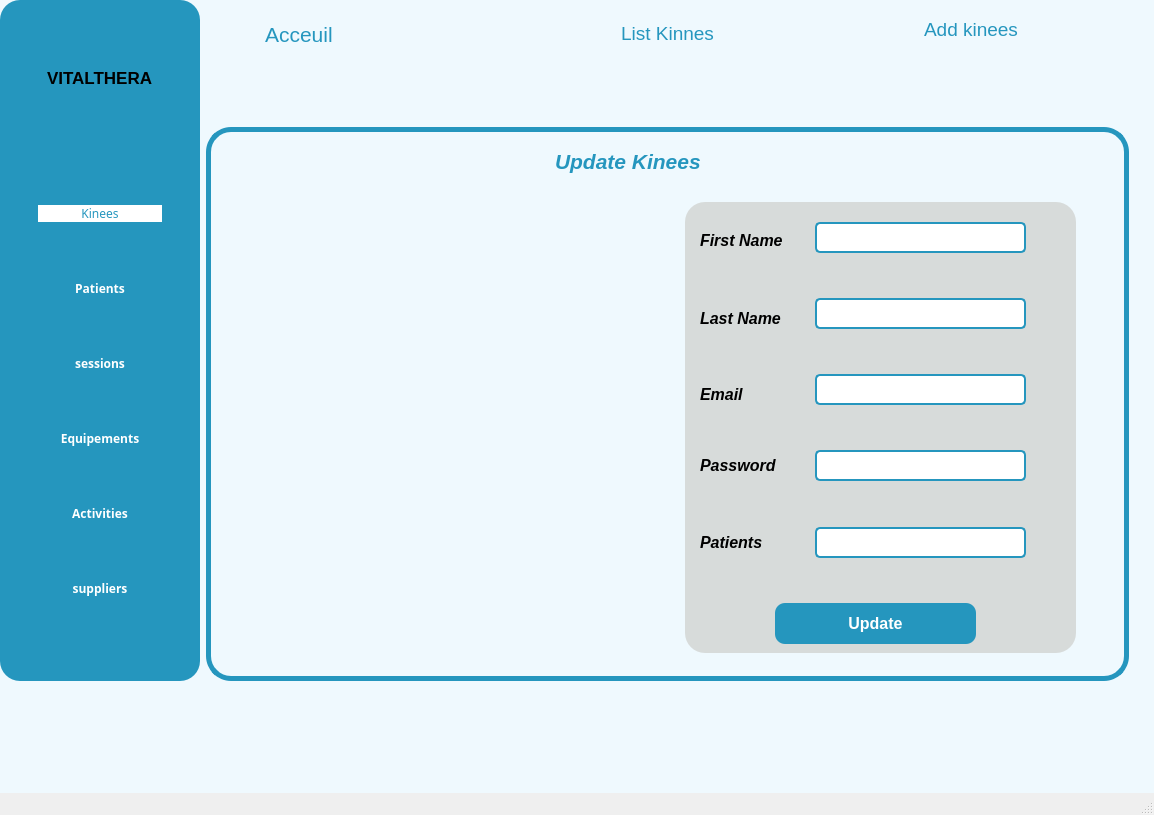
<?xml version="1.0" encoding="UTF-8"?>
<ui version="4.0">
 <class>update_kinees</class>
 <widget class="QMainWindow" name="update_kinees">
  <property name="geometry">
   <rect>
    <x>0</x>
    <y>0</y>
    <width>1154</width>
    <height>815</height>
   </rect>
  </property>
  <property name="windowTitle">
   <string>MainWindow</string>
  </property>
  <widget class="QWidget" name="centralwidget">
   <property name="styleSheet">
    <string notr="true">*{
color:#000;
border:none;
}
#centralwidget{
background-color:#eff9fe;
}
#leftMenu{
	background-color:#2596be;
	border-radius :20px;
}
QLineEdit{
background:transparent;
}
#SearchFrame{
border-radius :10px;
border: 2px solid #2596be;
}
#TriFrame{
border-radius :10px;
border: 2px solid #2596be;
}
#Acceuil{
color:#2596be;
}
#label_4,#title{
color:#2596be;
}
#add{
color:#2596be;
}
#Update,#Delete,#PDF,#Exel,#Statistics{
background-color:#2596be;
color:white;
border-style:outset;
border-radius:10px;
border-color:white;
font:bold;
padding:6px;
min-width:10px;
}
#employe,#appointments,#employe,#event,#patient,#products,#programs{
color:white;
}
QTableWidget::item{
background-color:#2596be;
}
#titrage{
 border: 5px solid #2596be;
    border-radius: 25px;
}
#lineEdit,#lineEdit_2,#lineEdit_3,#lineEdit_4,#lineEdit_7{
background-color:white;
border-radius:5px;
border: 2px solid #2596be;

}
#Ajouter{
background-color:#2596be;
color:white;
border-style:outset;
border-radius:10px;
border-color:white;
font:bold;
padding:6px;
min-width:10px;
}
#Ajouter:hover{
background-color:white;
color:#2596be;
border-style:outset;
border-radius:10px;
border-color:white;
font:bold;
padding:6px;
min-width:10px;

}
#widget_4{
background-color:#d7dbda;
border-radius :20px;
}
#employe:hover,#employe,
#appointments:hover,
#employe:hover,
#event:hover,
#patient:hover,
#products:hover,
#programs:hover {
    background-color: white;
    color: #2596be;
border-radius:10px;
border-color:white;

}
#List,#Add{
color:#2596be;
}</string>
   </property>
   <widget class="QWidget" name="mainBody" native="true">
    <property name="geometry">
     <rect>
      <x>206</x>
      <y>0</y>
      <width>923</width>
      <height>681</height>
     </rect>
    </property>
    <layout class="QVBoxLayout" name="verticalLayout">
     <item alignment="Qt::AlignTop">
      <widget class="QWidget" name="formulaire" native="true">
       <property name="maximumSize">
        <size>
         <width>16777215</width>
         <height>100</height>
        </size>
       </property>
       <layout class="QHBoxLayout" name="horizontalLayout_2">
        <item alignment="Qt::AlignTop">
         <widget class="QWidget" name="widget" native="true">
          <layout class="QHBoxLayout" name="horizontalLayout_3">
           <property name="spacing">
            <number>0</number>
           </property>
           <property name="leftMargin">
            <number>0</number>
           </property>
           <property name="topMargin">
            <number>0</number>
           </property>
           <property name="rightMargin">
            <number>0</number>
           </property>
           <property name="bottomMargin">
            <number>0</number>
           </property>
           <item>
            <widget class="QPushButton" name="menuBtn">
             <property name="minimumSize">
              <size>
               <width>50</width>
               <height>50</height>
              </size>
             </property>
             <property name="maximumSize">
              <size>
               <width>50</width>
               <height>50</height>
              </size>
             </property>
             <property name="text">
              <string/>
             </property>
             <property name="icon">
              <iconset resource="resources.qrc">
               <normaloff>:/Blue Icons/icons/blue/menu.svg</normaloff>:/Blue Icons/icons/blue/menu.svg</iconset>
             </property>
             <property name="iconSize">
              <size>
               <width>32</width>
               <height>32</height>
              </size>
             </property>
            </widget>
           </item>
           <item>
            <widget class="QLabel" name="Acceuil">
             <property name="font">
              <font>
               <pointsize>16</pointsize>
              </font>
             </property>
             <property name="text">
              <string>Acceuil</string>
             </property>
            </widget>
           </item>
          </layout>
         </widget>
        </item>
        <item>
         <widget class="QWidget" name="widget_2" native="true">
          <layout class="QHBoxLayout" name="horizontalLayout_4">
           <property name="spacing">
            <number>0</number>
           </property>
           <property name="leftMargin">
            <number>0</number>
           </property>
           <property name="topMargin">
            <number>0</number>
           </property>
           <property name="rightMargin">
            <number>0</number>
           </property>
           <property name="bottomMargin">
            <number>0</number>
           </property>
           <item>
            <widget class="QPushButton" name="List">
             <property name="font">
              <font>
               <pointsize>14</pointsize>
              </font>
             </property>
             <property name="text">
              <string>List Kinnes</string>
             </property>
             <property name="icon">
              <iconset resource="resources.qrc">
               <normaloff>:/Blue Icons/icons/blue/clock.svg</normaloff>:/Blue Icons/icons/blue/clock.svg</iconset>
             </property>
             <property name="iconSize">
              <size>
               <width>32</width>
               <height>32</height>
              </size>
             </property>
            </widget>
           </item>
          </layout>
         </widget>
        </item>
        <item alignment="Qt::AlignTop">
         <widget class="QWidget" name="widget_3" native="true">
          <layout class="QHBoxLayout" name="horizontalLayout_5">
           <item>
            <widget class="QPushButton" name="Add">
             <property name="font">
              <font>
               <pointsize>14</pointsize>
              </font>
             </property>
             <property name="text">
              <string>Add kinees</string>
             </property>
             <property name="icon">
              <iconset resource="resources.qrc">
               <normaloff>:/Blue Icons/icons/blue/award.svg</normaloff>:/Blue Icons/icons/blue/award.svg</iconset>
             </property>
             <property name="iconSize">
              <size>
               <width>32</width>
               <height>32</height>
              </size>
             </property>
            </widget>
           </item>
          </layout>
         </widget>
        </item>
       </layout>
      </widget>
     </item>
     <item>
      <widget class="QWidget" name="titrage" native="true">
       <property name="minimumSize">
        <size>
         <width>0</width>
         <height>550</height>
        </size>
       </property>
       <layout class="QVBoxLayout" name="verticalLayout_5">
        <item>
         <widget class="QFrame" name="frame_4">
          <property name="minimumSize">
           <size>
            <width>0</width>
            <height>50</height>
           </size>
          </property>
          <property name="maximumSize">
           <size>
            <width>16777215</width>
            <height>50</height>
           </size>
          </property>
          <property name="whatsThis">
           <string>&lt;html&gt;&lt;head/&gt;&lt;body&gt;&lt;p align=&quot;center&quot;&gt;&lt;span style=&quot; font-size:14pt; font-weight:600; font-style:italic; color:#00ff00;&quot;&gt;Activities&lt;/span&gt;&lt;/p&gt;&lt;/body&gt;&lt;/html&gt;</string>
          </property>
          <property name="frameShape">
           <enum>QFrame::StyledPanel</enum>
          </property>
          <property name="frameShadow">
           <enum>QFrame::Raised</enum>
          </property>
          <widget class="QLabel" name="title">
           <property name="geometry">
            <rect>
             <x>340</x>
             <y>10</y>
             <width>281</width>
             <height>31</height>
            </rect>
           </property>
           <property name="font">
            <font>
             <pointsize>16</pointsize>
             <weight>75</weight>
             <italic>true</italic>
             <bold>true</bold>
            </font>
           </property>
           <property name="text">
            <string>Update Kinees</string>
           </property>
          </widget>
         </widget>
        </item>
        <item>
         <widget class="QFrame" name="frame_5">
          <property name="minimumSize">
           <size>
            <width>0</width>
            <height>480</height>
           </size>
          </property>
          <property name="maximumSize">
           <size>
            <width>16777215</width>
            <height>500</height>
           </size>
          </property>
          <property name="frameShape">
           <enum>QFrame::StyledPanel</enum>
          </property>
          <property name="frameShadow">
           <enum>QFrame::Raised</enum>
          </property>
          <widget class="QLabel" name="label">
           <property name="geometry">
            <rect>
             <x>20</x>
             <y>10</y>
             <width>411</width>
             <height>461</height>
            </rect>
           </property>
           <property name="styleSheet">
            <string notr="true">border-image: url(:/icons/blue/bnaya.jpg);
border-radius: 30px;</string>
           </property>
           <property name="text">
            <string/>
           </property>
          </widget>
          <widget class="QWidget" name="widget_4" native="true">
           <property name="geometry">
            <rect>
             <x>470</x>
             <y>10</y>
             <width>391</width>
             <height>451</height>
            </rect>
           </property>
           <layout class="QVBoxLayout" name="verticalLayout_6">
            <item>
             <widget class="QFrame" name="frame_6">
              <property name="frameShape">
               <enum>QFrame::StyledPanel</enum>
              </property>
              <property name="frameShadow">
               <enum>QFrame::Raised</enum>
              </property>
              <widget class="QLabel" name="label_2">
               <property name="geometry">
                <rect>
                 <x>15</x>
                 <y>30</y>
                 <width>111</width>
                 <height>16</height>
                </rect>
               </property>
               <property name="font">
                <font>
                 <pointsize>12</pointsize>
                 <weight>75</weight>
                 <italic>true</italic>
                 <bold>true</bold>
                </font>
               </property>
               <property name="text">
                <string>First Name</string>
               </property>
              </widget>
              <widget class="QLineEdit" name="lineEdit">
               <property name="geometry">
                <rect>
                 <x>130</x>
                 <y>20</y>
                 <width>211</width>
                 <height>31</height>
                </rect>
               </property>
              </widget>
             </widget>
            </item>
            <item>
             <widget class="QFrame" name="frame_7">
              <property name="frameShape">
               <enum>QFrame::StyledPanel</enum>
              </property>
              <property name="frameShadow">
               <enum>QFrame::Raised</enum>
              </property>
              <widget class="QLabel" name="label_3">
               <property name="geometry">
                <rect>
                 <x>15</x>
                 <y>30</y>
                 <width>111</width>
                 <height>21</height>
                </rect>
               </property>
               <property name="font">
                <font>
                 <pointsize>12</pointsize>
                 <weight>75</weight>
                 <italic>true</italic>
                 <bold>true</bold>
                </font>
               </property>
               <property name="text">
                <string>Last Name</string>
               </property>
              </widget>
              <widget class="QLineEdit" name="lineEdit_2">
               <property name="geometry">
                <rect>
                 <x>130</x>
                 <y>20</y>
                 <width>211</width>
                 <height>31</height>
                </rect>
               </property>
              </widget>
             </widget>
            </item>
            <item>
             <widget class="QFrame" name="frame_8">
              <property name="frameShape">
               <enum>QFrame::StyledPanel</enum>
              </property>
              <property name="frameShadow">
               <enum>QFrame::Raised</enum>
              </property>
              <widget class="QLabel" name="label_6">
               <property name="geometry">
                <rect>
                 <x>15</x>
                 <y>30</y>
                 <width>91</width>
                 <height>20</height>
                </rect>
               </property>
               <property name="font">
                <font>
                 <pointsize>12</pointsize>
                 <weight>75</weight>
                 <italic>true</italic>
                 <bold>true</bold>
                </font>
               </property>
               <property name="text">
                <string>Email</string>
               </property>
              </widget>
              <widget class="QLineEdit" name="lineEdit_3">
               <property name="geometry">
                <rect>
                 <x>130</x>
                 <y>20</y>
                 <width>211</width>
                 <height>31</height>
                </rect>
               </property>
              </widget>
             </widget>
            </item>
            <item>
             <widget class="QFrame" name="frame_9">
              <property name="frameShape">
               <enum>QFrame::StyledPanel</enum>
              </property>
              <property name="frameShadow">
               <enum>QFrame::Raised</enum>
              </property>
              <widget class="QLabel" name="label_7">
               <property name="geometry">
                <rect>
                 <x>15</x>
                 <y>20</y>
                 <width>101</width>
                 <height>31</height>
                </rect>
               </property>
               <property name="font">
                <font>
                 <pointsize>12</pointsize>
                 <weight>75</weight>
                 <italic>true</italic>
                 <bold>true</bold>
                </font>
               </property>
               <property name="text">
                <string>Password</string>
               </property>
              </widget>
              <widget class="QLineEdit" name="lineEdit_4">
               <property name="geometry">
                <rect>
                 <x>130</x>
                 <y>20</y>
                 <width>211</width>
                 <height>31</height>
                </rect>
               </property>
               <property name="text">
                <string/>
               </property>
               <property name="echoMode">
                <enum>QLineEdit::Password</enum>
               </property>
              </widget>
             </widget>
            </item>
            <item>
             <widget class="QFrame" name="frame_11">
              <property name="frameShape">
               <enum>QFrame::StyledPanel</enum>
              </property>
              <property name="frameShadow">
               <enum>QFrame::Raised</enum>
              </property>
              <widget class="QLabel" name="label_10">
               <property name="geometry">
                <rect>
                 <x>15</x>
                 <y>20</y>
                 <width>101</width>
                 <height>31</height>
                </rect>
               </property>
               <property name="font">
                <font>
                 <pointsize>12</pointsize>
                 <weight>75</weight>
                 <italic>true</italic>
                 <bold>true</bold>
                </font>
               </property>
               <property name="text">
                <string>Patients</string>
               </property>
              </widget>
              <widget class="QLineEdit" name="lineEdit_7">
               <property name="geometry">
                <rect>
                 <x>130</x>
                 <y>20</y>
                 <width>211</width>
                 <height>31</height>
                </rect>
               </property>
               <property name="text">
                <string/>
               </property>
               <property name="echoMode">
                <enum>QLineEdit::Password</enum>
               </property>
              </widget>
             </widget>
            </item>
            <item>
             <widget class="QFrame" name="frame_10">
              <property name="frameShape">
               <enum>QFrame::StyledPanel</enum>
              </property>
              <property name="frameShadow">
               <enum>QFrame::Raised</enum>
              </property>
              <widget class="QPushButton" name="Ajouter">
               <property name="geometry">
                <rect>
                 <x>90</x>
                 <y>20</y>
                 <width>201</width>
                 <height>41</height>
                </rect>
               </property>
               <property name="font">
                <font>
                 <pointsize>12</pointsize>
                 <weight>75</weight>
                 <italic>false</italic>
                 <bold>true</bold>
                </font>
               </property>
               <property name="text">
                <string>Update</string>
               </property>
              </widget>
             </widget>
            </item>
           </layout>
          </widget>
         </widget>
        </item>
       </layout>
      </widget>
     </item>
    </layout>
   </widget>
   <widget class="QWidget" name="leftMenu" native="true">
    <property name="geometry">
     <rect>
      <x>0</x>
      <y>0</y>
      <width>200</width>
      <height>681</height>
     </rect>
    </property>
    <property name="maximumSize">
     <size>
      <width>200</width>
      <height>16777215</height>
     </size>
    </property>
    <property name="styleSheet">
     <string notr="true">#leftMenu{
background-color:#2596be;
}</string>
    </property>
    <layout class="QVBoxLayout" name="verticalLayout_2">
     <item alignment="Qt::AlignHCenter">
      <widget class="QFrame" name="frame">
       <property name="frameShape">
        <enum>QFrame::StyledPanel</enum>
       </property>
       <property name="frameShadow">
        <enum>QFrame::Raised</enum>
       </property>
       <layout class="QVBoxLayout" name="verticalLayout_3">
        <item>
         <widget class="QFrame" name="frame_2">
          <property name="maximumSize">
           <size>
            <width>16777215</width>
            <height>100</height>
           </size>
          </property>
          <property name="frameShape">
           <enum>QFrame::StyledPanel</enum>
          </property>
          <property name="frameShadow">
           <enum>QFrame::Raised</enum>
          </property>
          <layout class="QHBoxLayout" name="horizontalLayout_11">
           <item>
            <widget class="QLabel" name="label_5">
             <property name="font">
              <font>
               <pointsize>13</pointsize>
               <weight>75</weight>
               <bold>true</bold>
              </font>
             </property>
             <property name="text">
              <string>VITALTHERA</string>
             </property>
            </widget>
           </item>
          </layout>
         </widget>
        </item>
        <item>
         <widget class="QFrame" name="frame_3">
          <property name="minimumSize">
           <size>
            <width>0</width>
            <height>450</height>
           </size>
          </property>
          <property name="maximumSize">
           <size>
            <width>16777215</width>
            <height>500</height>
           </size>
          </property>
          <property name="frameShape">
           <enum>QFrame::StyledPanel</enum>
          </property>
          <property name="frameShadow">
           <enum>QFrame::Raised</enum>
          </property>
          <layout class="QVBoxLayout" name="verticalLayout_4">
           <property name="leftMargin">
            <number>0</number>
           </property>
           <property name="topMargin">
            <number>0</number>
           </property>
           <property name="rightMargin">
            <number>0</number>
           </property>
           <property name="bottomMargin">
            <number>0</number>
           </property>
           <item>
            <widget class="QPushButton" name="employe">
             <property name="font">
              <font>
               <family>Arial Black</family>
               <weight>50</weight>
               <bold>false</bold>
              </font>
             </property>
             <property name="text">
              <string>Kinees</string>
             </property>
             <property name="icon">
              <iconset resource="resources.qrc">
               <normaloff>:/Blue Icons/icons/blue/employe.svg</normaloff>:/Blue Icons/icons/blue/employe.svg</iconset>
             </property>
             <property name="iconSize">
              <size>
               <width>50</width>
               <height>50</height>
              </size>
             </property>
            </widget>
           </item>
           <item>
            <widget class="QPushButton" name="patient">
             <property name="font">
              <font>
               <family>Arial Black</family>
               <weight>75</weight>
               <bold>true</bold>
              </font>
             </property>
             <property name="text">
              <string>Patients</string>
             </property>
             <property name="icon">
              <iconset resource="resources.qrc">
               <normaloff>:/Blue Icons/icons/blue/patient.svg</normaloff>:/Blue Icons/icons/blue/patient.svg</iconset>
             </property>
             <property name="iconSize">
              <size>
               <width>32</width>
               <height>32</height>
              </size>
             </property>
            </widget>
           </item>
           <item>
            <widget class="QPushButton" name="appointments">
             <property name="font">
              <font>
               <family>Arial Black</family>
               <weight>75</weight>
               <bold>true</bold>
              </font>
             </property>
             <property name="text">
              <string>sessions</string>
             </property>
             <property name="icon">
              <iconset resource="resources.qrc">
               <normaloff>:/Blue Icons/icons/blue/appointments.svg</normaloff>:/Blue Icons/icons/blue/appointments.svg</iconset>
             </property>
             <property name="iconSize">
              <size>
               <width>32</width>
               <height>32</height>
              </size>
             </property>
            </widget>
           </item>
           <item>
            <widget class="QPushButton" name="products">
             <property name="font">
              <font>
               <family>Arial Black</family>
               <weight>75</weight>
               <bold>true</bold>
              </font>
             </property>
             <property name="text">
              <string>Equipements</string>
             </property>
             <property name="icon">
              <iconset resource="resources.qrc">
               <normaloff>:/Blue Icons/icons/blue/products.svg</normaloff>:/Blue Icons/icons/blue/products.svg</iconset>
             </property>
             <property name="iconSize">
              <size>
               <width>50</width>
               <height>32</height>
              </size>
             </property>
            </widget>
           </item>
           <item>
            <widget class="QPushButton" name="programs">
             <property name="font">
              <font>
               <family>Arial Black</family>
               <weight>75</weight>
               <bold>true</bold>
              </font>
             </property>
             <property name="text">
              <string>Activities</string>
             </property>
             <property name="icon">
              <iconset resource="resources.qrc">
               <normaloff>:/Blue Icons/icons/blue/programs.svg</normaloff>:/Blue Icons/icons/blue/programs.svg</iconset>
             </property>
             <property name="iconSize">
              <size>
               <width>50</width>
               <height>40</height>
              </size>
             </property>
            </widget>
           </item>
           <item>
            <widget class="QPushButton" name="event">
             <property name="font">
              <font>
               <family>Arial Black</family>
               <weight>75</weight>
               <bold>true</bold>
              </font>
             </property>
             <property name="text">
              <string>suppliers</string>
             </property>
             <property name="icon">
              <iconset resource="resources.qrc">
               <normaloff>:/icons/blue/event.svg</normaloff>:/icons/blue/event.svg</iconset>
             </property>
             <property name="iconSize">
              <size>
               <width>32</width>
               <height>50</height>
              </size>
             </property>
            </widget>
           </item>
          </layout>
         </widget>
        </item>
       </layout>
      </widget>
     </item>
    </layout>
   </widget>
  </widget>
  <widget class="QMenuBar" name="menubar">
   <property name="geometry">
    <rect>
     <x>0</x>
     <y>0</y>
     <width>1154</width>
     <height>26</height>
    </rect>
   </property>
  </widget>
  <widget class="QStatusBar" name="statusbar"/>
 </widget>
 <resources>
  <include location="resources.qrc"/>
 </resources>
 <connections/>
</ui>
